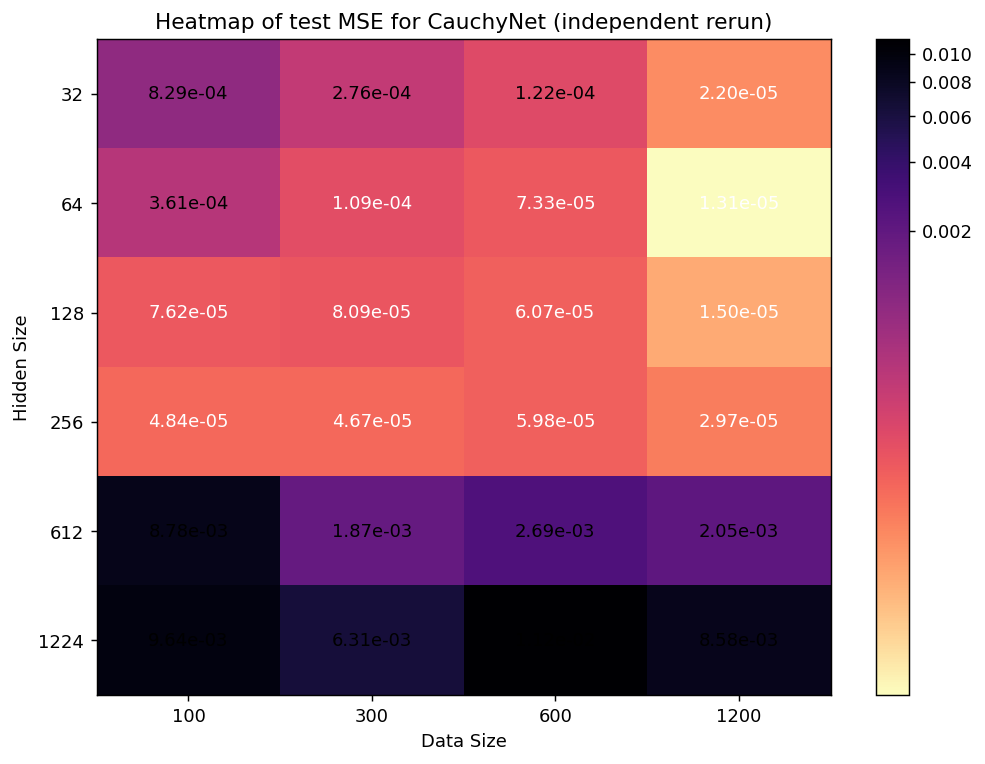

Write Python code to recreate this figure.
"""
Independent reproduction of supp Fig. 25 (left panel of the parameter-
sensitivity figure): heatmap of test MSE for a trainable-pole CauchyNet
across hidden dimensions {32, 64, 128, 256, 612, 1224} and dataset sizes
{100, 300, 600, 1200} on the paper's 1D mixed target.

Paper claim: larger models reach MSE as low as 1e-6; MSE decreases
monotonically-ish with hidden size (shipped values span 1.3e-3 .. 1.5e-6).

Protocol (legacy trainable-pole setting): MinMaxScaler on targets,
Adam lr=0.01, weight decay 1e-5, 200 epochs, batch 32, imag penalty 0.1.
"""
import math
import numpy as np
import torch
import torch.nn as nn
import matplotlib
matplotlib.use("Agg")
import matplotlib.pyplot as plt
import matplotlib.colors as mcolors

HIDDENS = [32, 64, 128, 256, 612, 1224]
NDATA = [100, 300, 600, 1200]
EPOCHS, LR, WD, IMAG = 200, 1e-2, 1e-5, 0.1


def target(x):
    return (np.sin(2 * x) + 0.5 * np.sin(5 * x) + 0.3 * np.cos(3 * x)
            - 0.01 * x ** 2 + 0.01 * x ** 3)


class CauchyNet1D(nn.Module):
    def __init__(self, h):
        super().__init__()
        self.lam = nn.Parameter(torch.normal(0., 0.1, size=(h, 1), dtype=torch.cfloat))
        ang = 2 * math.pi * torch.rand(h)
        self.xi = nn.Parameter(torch.complex(2 * math.pi * torch.cos(ang), torch.sin(ang)))

    def forward(self, x):
        xc = torch.complex(x, torch.zeros_like(x))
        act = 1.0 / (self.xi.unsqueeze(0) - xc + 1e-8)
        out = act @ self.lam
        return out.real, out.imag


def one_cell(h, n, seed=0):
    torch.manual_seed(seed); np.random.seed(seed)
    x = np.linspace(-2, 2, n).astype(np.float32)
    y = target(x).astype(np.float32)
    y = (y - y.min()) / (y.max() - y.min())
    idx = np.random.permutation(n)
    ntr, nva = int(0.6 * n), int(0.15 * n)
    xtr = torch.tensor(x[idx[:ntr]]).unsqueeze(1); ytr = torch.tensor(y[idx[:ntr]]).unsqueeze(1)
    xva = torch.tensor(x[idx[ntr:ntr+nva]]).unsqueeze(1); yva = torch.tensor(y[idx[ntr:ntr+nva]]).unsqueeze(1)
    xte = torch.tensor(x[idx[ntr+nva:]]).unsqueeze(1); yte = torch.tensor(y[idx[ntr+nva:]]).unsqueeze(1)

    m = CauchyNet1D(h)
    opt = torch.optim.Adam(m.parameters(), lr=LR, weight_decay=WD)
    crit = nn.MSELoss()
    ds = torch.utils.data.TensorDataset(xtr, ytr)
    dl = torch.utils.data.DataLoader(ds, batch_size=32, shuffle=True)
    best_val, best_state = float("inf"), None
    for _ in range(EPOCHS):
        m.train()
        for xb, yb in dl:
            opt.zero_grad()
            yr, yi = m(xb)
            loss = crit(yr, yb) + IMAG * crit(yi, torch.zeros_like(yi))
            loss.backward()
            torch.nn.utils.clip_grad_norm_(m.parameters(), 1.0)
            opt.step()
        m.eval()
        with torch.no_grad():
            v = float(crit(m(xva)[0], yva))
        if v < best_val:
            best_val = v
            best_state = {k: t.clone() for k, t in m.state_dict().items()}
    if best_state is not None:
        m.load_state_dict(best_state)
    m.eval()
    with torch.no_grad():
        yr, _ = m(xte)
        return float(crit(yr, yte))


def main():
    grid = np.zeros((len(HIDDENS), len(NDATA)))
    for i, h in enumerate(HIDDENS):
        for j, n in enumerate(NDATA):
            grid[i, j] = one_cell(h, n)
            print(f"h={h:<5} n={n:<5} test MSE = {grid[i,j]:.2e}", flush=True)

    fig, ax = plt.subplots(figsize=(8, 6))
    im = ax.imshow(grid, cmap="magma_r",
                   norm=mcolors.PowerNorm(gamma=0.2, vmin=grid.min(), vmax=grid.max()),
                   aspect="auto")
    for i in range(len(HIDDENS)):
        for j in range(len(NDATA)):
            ax.text(j, i, f"{grid[i,j]:.2e}", ha="center", va="center",
                    color="white" if grid[i,j] < np.median(grid) else "black", fontsize=10)
    ax.set_xticks(range(len(NDATA)), NDATA); ax.set_yticks(range(len(HIDDENS)), HIDDENS)
    ax.set_xlabel("Data Size"); ax.set_ylabel("Hidden Size")
    ax.set_title("Heatmap of test MSE for CauchyNet (independent rerun)")
    fig.colorbar(im, ax=ax)
    fig.tight_layout()
    fig.savefig("repro_fig25.png", dpi=130, bbox_inches="tight")
    print("saved repro_fig25.png")


if __name__ == "__main__":
    main()
